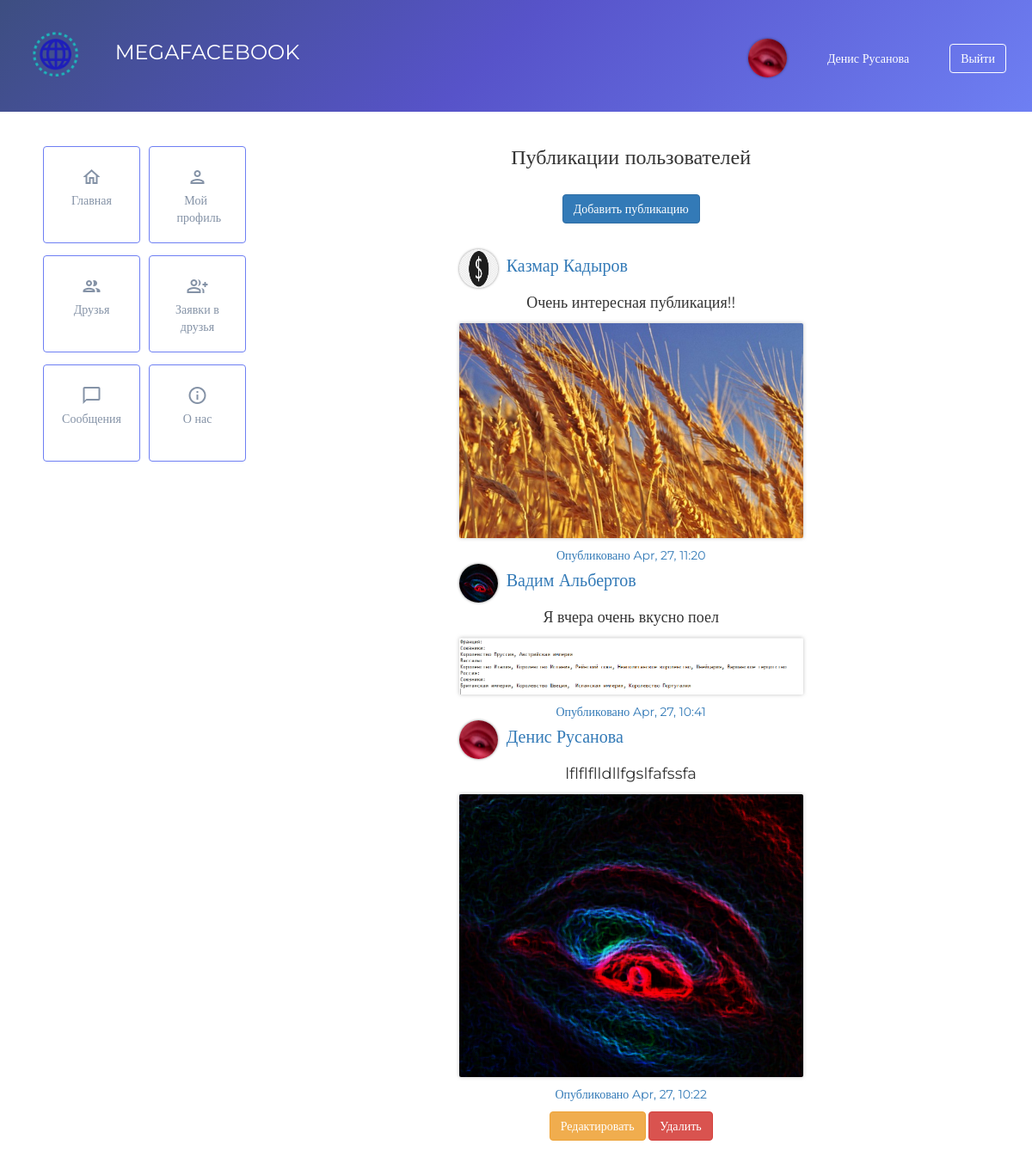
The page /main (signed in) on the database its author committed.
### data/users.py (models this page shows, shortened)
class User(SqlAlchemyBase, UserMixin, SerializerMixin):
    __tablename__ = 'users'
    id = sqlalchemy.Column(sqlalchemy.Integer,
                           primary_key=True, autoincrement=True)
    name = sqlalchemy.Column(sqlalchemy.String, nullable=True)
    surname = sqlalchemy.Column(sqlalchemy.String, nullable=True)
    photo = sqlalchemy.Column(sqlalchemy.String, nullable=True)
    email = sqlalchemy.Column(sqlalchemy.String,
                              index=True, unique=True, nullable=True)
    phone = sqlalchemy.Column(sqlalchemy.String, nullable=True, unique=True)
    birthday = sqlalchemy.Column(sqlalchemy.DateTime, nullable=True)
    city = sqlalchemy.Column(sqlalchemy.String, nullable=True)
    registration_date = sqlalchemy.Column(sqlalchemy.DateTime,
                                          default=datetime.datetime.now)
    hashed_password = sqlalchemy.Column(sqlalchemy.String, nullable=True)

### data/posts.py (models this page shows)
class Posts(SqlAlchemyBase, SerializerMixin):
    __tablename__ = 'posts'
    id = sqlalchemy.Column(sqlalchemy.Integer,
                           primary_key=True, autoincrement=True)
    author = sqlalchemy.Column(sqlalchemy.Integer, sqlalchemy.ForeignKey("users.id"))
    user = orm.relation('User')
    text = sqlalchemy.Column(sqlalchemy.String, nullable=True)
    photo = sqlalchemy.Column(sqlalchemy.String, nullable=True)
    date = sqlalchemy.Column(sqlalchemy.DateTime,
                             default=datetime.datetime.now)

### main.py (the view)
@app.route("/")
@app.route("/main")
@login_required
def main_page():
    db_sess = db_session.create_session()
    parameters['message'] = ""
    parameters['title'] = f"MEGAFACEBOOK: Главная"
    parameters['posts'] = sorted(db_sess.query(Posts).all(), key=lambda x: x.date, reverse=True)
    return render_template("main_page.html", **parameters)

### data/db_session.py (called while the page is built)
def create_session() -> Session:
    global __factory
    return __factory()

### main.py (called while the page is built)
@login_manager.user_loader
def load_user(user_id):
    db_sess = db_session.create_session()
    return db_sess.query(User).get(user_id)

### templates/main_page.html
{% extends "base.html" %}
{% block content %}
    <h3>Публикации пользователей</h3>
    <div class="profile-posts">
        <a class="btn btn-primary trans" href="/posts">Добавить публикацию</a>
        {% for i in posts %}
        <div class="profile-post">
            <img class="header-avatar" style="float: left" src="{{ url_for('static', filename='img/upload/'+ i.user.photo) }}">
            <a href="/profiles/id{{ i.user.id }}" class="post-author">{{ i.user.name }} {{ i.user.surname }}</a>
            <br>
            <p class="post-text">{{ i.text }}</p>
            <img class="post-image" src="{{ url_for('static', filename='img/upload/posts/'+ i.photo) }}">
            <div style="float: right; margin-top: 10px; width: 100%;">
                <a>Опубликовано {{ i.date.strftime('%h, %d, %H:%M') }}</a>
            </div>
            {% if i.user.id == current_user.id %}
                <div style="float: right; margin-top: 10px; width: 100%;">
                    <a class="btn btn-warning trans" href="/posts/id{{ i.id }}">Редактировать</a>
                    <a class="btn btn-danger trans" href="/posts_delete/id{{ i.id }}">Удалить</a>
                </div>
            {% endif %}
        </div>
        {% endfor %}
    </div>
{% endblock %}

### templates/base.html (shortened to what this page needs)
<!DOCTYPE html>
<html lang="en">
    <head>
        <link rel="stylesheet" type="text/css" href="{{ url_for('static', filename='css/bootstrap.css') }}" />
        <link rel="stylesheet" type="text/css" href="{{ url_for('static', filename='css/style.css') }}" />
    </head>
    <header>
        <div class="header">
            <a href="/">
                <img src="{{ url_for('static', filename='img/logo-min.png') }}" class="text-start wh-130 inl-block">
                <span class="md-24 inl-block">MEGAFACEBOOK</span>
            </a>
            <div class="header-end">
                {% if current_user.is_authenticated %}
                <a href="/profiles/id{{ current_user.id }}"><img alt="avatar" class="header-avatar" src="{{ url_for('static', filename='img/upload/'+ current_user.photo) }}"></a>
                    <a href="/profiles/id{{ current_user.id }}">{{ current_user.name }} {{ current_user.surname }}</a>
                    <a class="btn transparently trans" href="/logout">
                        Выйти
                    </a>
                {% endif %}
            </div>
        </div>
    </header>
    <body>
        <div class="sidebar">
            <div class="main-buttons">
                {% for button in sidebar['sidebar'] %}
                    <a class="btn btn-sq-lg btn-primary-g trans" href="{{ button['url'] }}">
                        <div class="elements">
                            <span class="material-icons-outlined">{{ button['icon'] }}</span><br>
                            <span class="main-menu-text">{{ button['title'] }}</span>
                        </div>
                    </a>
                {% endfor %}
            </div>
        </div>
        <div class="main-wrap">
            {% block content %}
            {% endblock %}
        </div>
    </body>
</html>

### static/css/style.css (style rules this page uses)
body { font-family: 'Montserrat'; }
.header { display: block; width: 100%; color: #fff; background-image: linear-gradient(-225deg, #3D4E81 0%, #5753C9 48%, #6E7FF3 100%); border-color: #6E7FF3; }
.header a { text-decoration: none; color: #fff; }
.btn-primary-g { color: #fff; background-image: linear-gradient(-225deg, #3D4E81 0%, #5753C9 48%, #6E7FF3 100%); border-color: #6E7FF3; }
.md-24 { font-size: 24px; }
.wh-130 { width: 130px; height: 130px; }
.inl-block { display: inline-block; }
.sidebar { display: inline-block; margin-left: 40px; vertical-align: top; width: 250px; height: 150%; min-width: 250px; margin-right: 40px; margin-top: 40px; }
.sidebar a { text-align: center; width: 113px!important; height: 113px!important; float: left; background: transparent; color: #8492a6; margin: 0 0 14px 10px; }
.sidebar .elements { margin-top: 20%; }
.trans { transition: .3s; }
.main-wrap { margin-top: 20px; display: inline-block; text-align: center; text-decoration: none; width: calc(100% - 400px); }
.main-menu-text { white-space: pre-wrap; }
.header-end { display: flex; justify-content: space-between; align-items: center; flex-wrap: wrap; align-content: space-between; float: right; margin-top: 45px; margin-right: 30px; width: 300px; }
.transparently { background-color: #ffffff00; border-color: #ffffff; }
.header-avatar { max-width: 45px; max-height: 45px; min-width: 45px; overflow: hidden; height: 45px; width: auto; border-radius: 50px; box-shadow: 0 0 3px rgb(0 0 0 / 50%); }
.profile-posts { margin-top: 30px; margin-bottom: 100px; width: 50%; margin-left: auto; margin-right: auto; }
.profile-post { margin-top: 30px; }
.post-author { float: left; margin-left: 10px; margin-top: 5px; font-size: 20px; }
.post-text { margin-top: 30px; font-size: 18px; }
.post-image { max-width: 100%; max-height: 40%; border-radius: 2px; box-shadow: 0 0 4px rgb(132 132 132 / 50%); }

### rows shown on the page
User: photo (picture), name "Денис", surname "Русанова"
Posts: photo (picture), user.name "Казмар", user.surname "Кадыров", text "Очень интересная публикация!!", date "Apr, 27, 11:20"
Posts: photo (picture), user.name "Вадим", user.surname "Альбертов", text "Я вчера очень вкусно поел", date "Apr, 27, 10:41"
Posts: photo (picture), user.name "Денис", user.surname "Русанова", text "lflflflldllfgslfafssfa", date "Apr, 27, 10:22"

### other values the page prints
{{ button['title'] }} "Главная" "Мой профиль" "Друзья" "Заявки в друзья" "Сообщения" "О нас"
